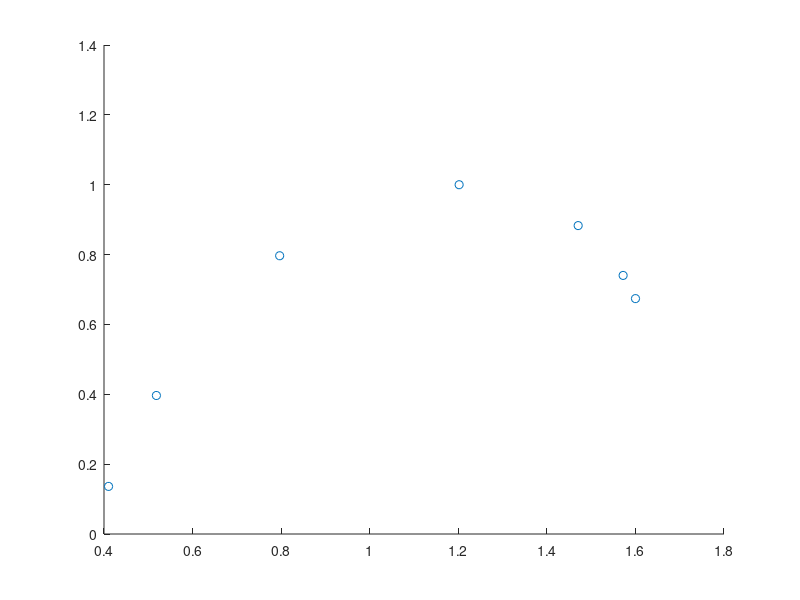
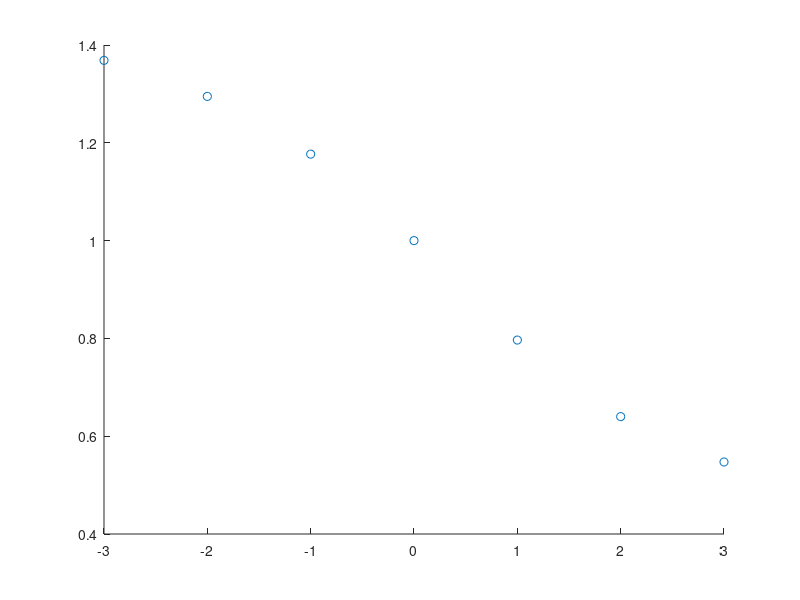

Write MATLAB code to recreate these figures, in order.
clc
clear
close all

Timeseries = [1 2 1 5 3 2 9 1];
qValues = [-3 -2 -1 0 1 2 3];
scales  = [1 2 3];

for i = 1:length(qValues)
    q = qValues(i);
    for j = 1:length(scales)
        %for the i-th qValue and j-th scale:
        window = 2^scales(j);
        
        %break the time series into windows & sum
        TimeseriesReshaped = reshape(Timeseries,[],window);
        TimeseriesSummed  =sum(Timeseries);
        
        %calculate p
        ps = sum(TimeseriesReshaped,1);
        p = ps./TimeseriesSummed;
        Nor = sum(p.^q);
        mu = (p.^q)/Nor;
        
        
        if q<=1 && q>0
            Md(j) = sum(p.*log10(p))/Nor;
        else
            Md(j) = log10(Nor);
        end
        
        Ma(j) = sum(mu.*log10(p));
        Mf(j) = sum(mu.*log10(mu));
        
        muScales(j) = -log10(2^scales(j));
    end
    xMd = polyfit(muScales, Md, 1);
    
    if q<=1 && q>0
        slpMd(i) = xMd(1);
    else
        slpMd(i) = xMd(1)/(q-1);
    end
    
    xMa = polyfit(muScales, Ma, 1);
    slpMa(i) = xMa(1);
    
    xMf = polyfit(muScales, Mf, 1);
    slpMf(i) = xMf(1);
end

scatter(slpMa,slpMf)
figure
scatter(qValues,slpMd)